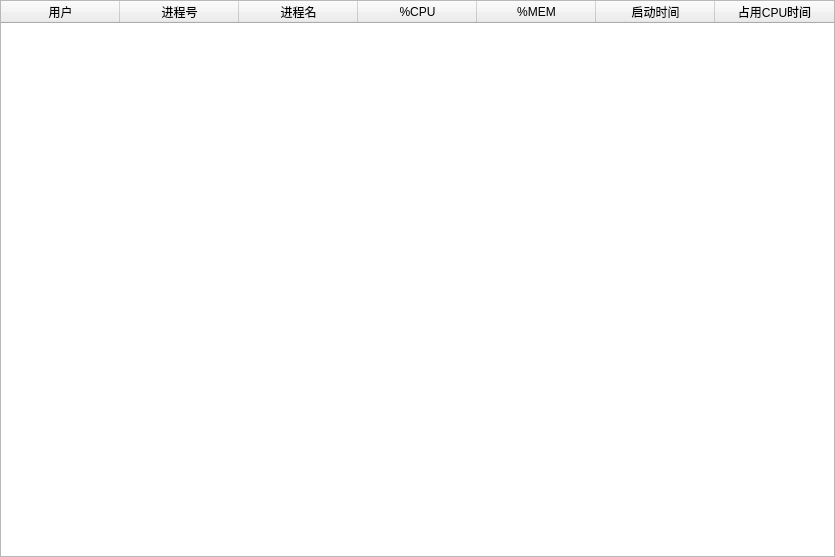
<?xml version="1.0" encoding="UTF-8"?>
<ui version="4.0">
 <class>ProcessWindow</class>
 <widget class="QWidget" name="ProcessWindow">
  <property name="geometry">
   <rect>
    <x>0</x>
    <y>0</y>
    <width>835</width>
    <height>557</height>
   </rect>
  </property>
  <property name="windowTitle">
   <string>Form</string>
  </property>
  <layout class="QGridLayout" name="gridLayout">
   <property name="leftMargin">
    <number>0</number>
   </property>
   <property name="topMargin">
    <number>0</number>
   </property>
   <property name="rightMargin">
    <number>0</number>
   </property>
   <property name="bottomMargin">
    <number>0</number>
   </property>
   <property name="spacing">
    <number>0</number>
   </property>
   <item row="0" column="0">
    <widget class="QTableWidget" name="tableWidget">
     <property name="sortingEnabled">
      <bool>true</bool>
     </property>
     <attribute name="horizontalHeaderCascadingSectionResizes">
      <bool>true</bool>
     </attribute>
     <attribute name="horizontalHeaderDefaultSectionSize">
      <number>119</number>
     </attribute>
     <column>
      <property name="text">
       <string>用户</string>
      </property>
     </column>
     <column>
      <property name="text">
       <string>进程号</string>
      </property>
     </column>
     <column>
      <property name="text">
       <string>进程名</string>
      </property>
     </column>
     <column>
      <property name="text">
       <string>%CPU</string>
      </property>
     </column>
     <column>
      <property name="text">
       <string>%MEM</string>
      </property>
     </column>
     <column>
      <property name="text">
       <string>启动时间</string>
      </property>
     </column>
     <column>
      <property name="text">
       <string>占用CPU时间</string>
      </property>
     </column>
    </widget>
   </item>
  </layout>
 </widget>
 <resources/>
 <connections/>
</ui>
